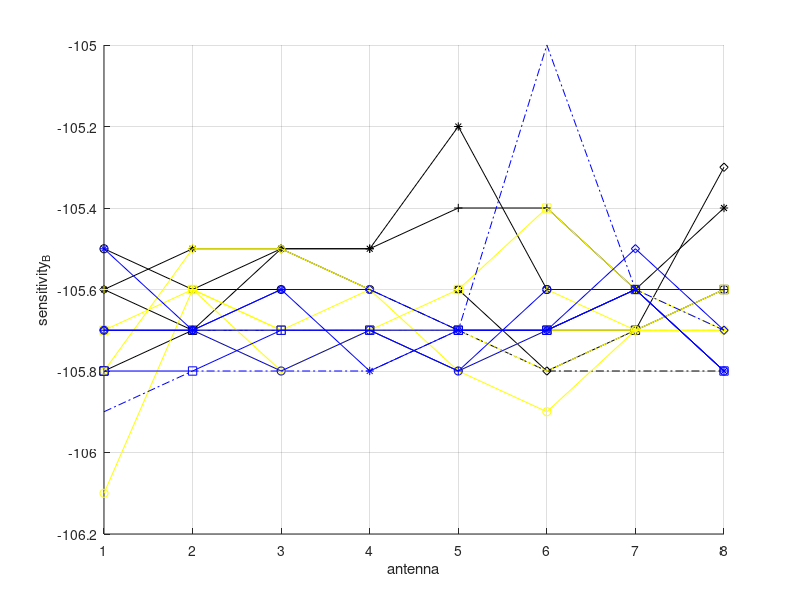

Reproduce this figure in MATLAB.
s1=[-105.6	-105.6	-105.5	-105.5	-105.4	-105.4	-105.6	-105.6];
s4=[-105.5	-105.6	-105.6	-105.6	-105.6	-105.6	-105.6	-105.6];
s5=[-105.6	-105.5	-105.5	-105.5	-105.2	-105.6	-105.6	-105.4];
s6=[-105.6	-105.6	-105.6	-105.6	-105.7	-105.8	-105.8	-105.8];
s7=[-105.8	-105.7	-105.7	-105.7	-105.7	-105.7	-105.7	-105.6];
s8=[-105.6	-105.7	-105.5	-105.6	-105.6	-105.8	-105.7	-105.3];
s9=[-105.6	-105.6	-105.7	-105.6	-105.6	-105.6	-105.7	-105.6];
s10=[-106.1	-105.6	-105.8	-105.7	-105.8	-105.9	-105.7	-105.7];
s11=[-105.7	-105.7	-105.8	-105.7	-105.7	-105.7	-105.7	-105.7];
s12=[-105.7	-105.7	-105.7	-105.7	-105.7	-105.8	-105.7	-105.7];
s14=[-105.7	-105.6	-105.7	-105.7	-105.6	-105.4	-105.6	-105.6];
s15=[-105.8	-105.5	-105.5	-105.6	-105.8	-105.7	-105.6	-105.7];
s16=[-105.7	-105.7	-105.7	-105.7	-105.8	-105.7	-105.6	-105.6];
s17=[-105.7	-105.7	-105.8	-105.7	-105.8	-105.6	-105.6	-105.8];
s18=[-105.5	-105.7	-105.6	-105.8	-105.7	-105.7	-105.6	-105.8];
s19=[-105.9	-105.8	-105.8	-105.8	-105.7	-105	-105.6	-105.7];
s20=[-105.8	-105.8	-105.7	-105.7	-105.7	-105.7	-105.6	-105.8];
s21=[];
s22=[-105.7	-105.7	-105.6	-105.6	-105.7	-105.7	-105.5	-105.7];



ant=[1 2 3 4 5 6 7 8];
grid on;
hold on;
plot(ant,s1,'k-+');
plot(ant,s4,'k-o');
plot(ant,s5,'k-*');
plot(ant,s6,'k-.');
plot(ant,s7,'k-s');
plot(ant,s8,'k-d');
plot(ant,s9,'y-+');
plot(ant,s10,'y-o');
plot(ant,s11,'y-*');
plot(ant,s12,'y-.');
plot(ant,s14,'y-s');
plot(ant,s15,'y-d');
plot(ant,s16,'b-+');
plot(ant,s17,'b-o');
plot(ant,s18,'b-*');
plot(ant,s19,'b-.');
plot(ant,s20,'b-s');
plot(ant,s22,'b-d');
%ylim([-105.9 -105]);
ylabel('sensitivity_B');
xlabel('antenna');
